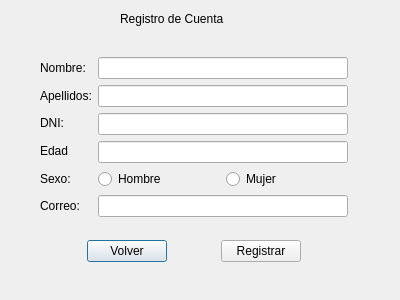
<?xml version="1.0" encoding="UTF-8"?>
<ui version="4.0">
 <class>registro</class>
 <widget class="QDialog" name="registro">
  <property name="geometry">
   <rect>
    <x>0</x>
    <y>0</y>
    <width>400</width>
    <height>300</height>
   </rect>
  </property>
  <property name="windowTitle">
   <string>Dialog</string>
  </property>
  <widget class="QLabel" name="title">
   <property name="geometry">
    <rect>
     <x>120</x>
     <y>10</y>
     <width>161</width>
     <height>18</height>
    </rect>
   </property>
   <property name="text">
    <string>Registro de Cuenta</string>
   </property>
  </widget>
  <widget class="QWidget" name="layoutWidget">
   <property name="geometry">
    <rect>
     <x>40</x>
     <y>40</y>
     <width>308</width>
     <height>241</height>
    </rect>
   </property>
   <layout class="QVBoxLayout" name="verticalLayout_3">
    <item>
     <layout class="QHBoxLayout" name="horizontalLayout">
      <item>
       <layout class="QVBoxLayout" name="verticalLayout">
        <item>
         <widget class="QLabel" name="nombreLabel">
          <property name="text">
           <string>Nombre:</string>
          </property>
         </widget>
        </item>
        <item>
         <widget class="QLabel" name="apellidoLabel">
          <property name="text">
           <string>Apellidos:</string>
          </property>
         </widget>
        </item>
        <item>
         <widget class="QLabel" name="dniLabel">
          <property name="text">
           <string>DNI:</string>
          </property>
         </widget>
        </item>
        <item>
         <widget class="QLabel" name="edadLabel">
          <property name="text">
           <string>Edad</string>
          </property>
         </widget>
        </item>
        <item>
         <widget class="QLabel" name="sexoLabel">
          <property name="text">
           <string>Sexo:</string>
          </property>
         </widget>
        </item>
        <item>
         <widget class="QLabel" name="correoLabel">
          <property name="text">
           <string>Correo:</string>
          </property>
         </widget>
        </item>
       </layout>
      </item>
      <item>
       <layout class="QVBoxLayout" name="verticalLayout_2">
        <item>
         <widget class="QLineEdit" name="nombreContaint"/>
        </item>
        <item>
         <widget class="QLineEdit" name="apellidoContaint"/>
        </item>
        <item>
         <widget class="QLineEdit" name="dniContaint"/>
        </item>
        <item>
         <widget class="QLineEdit" name="edadContaint"/>
        </item>
        <item>
         <layout class="QHBoxLayout" name="horizontalLayout_3">
          <item>
           <widget class="QRadioButton" name="hombreRadio">
            <property name="text">
             <string>Hombre</string>
            </property>
           </widget>
          </item>
          <item>
           <widget class="QRadioButton" name="mujerRadio">
            <property name="text">
             <string>Mujer</string>
            </property>
           </widget>
          </item>
         </layout>
        </item>
        <item>
         <widget class="QLineEdit" name="correoContaint"/>
        </item>
       </layout>
      </item>
     </layout>
    </item>
    <item>
     <layout class="QHBoxLayout" name="horizontalLayout_2">
      <item>
       <spacer name="horizontalSpacer">
        <property name="orientation">
         <enum>Qt::Horizontal</enum>
        </property>
        <property name="sizeHint" stdset="0">
         <size>
          <width>40</width>
          <height>20</height>
         </size>
        </property>
       </spacer>
      </item>
      <item>
       <widget class="QPushButton" name="backPush">
        <property name="text">
         <string>Volver</string>
        </property>
       </widget>
      </item>
      <item>
       <spacer name="horizontalSpacer_2">
        <property name="orientation">
         <enum>Qt::Horizontal</enum>
        </property>
        <property name="sizeHint" stdset="0">
         <size>
          <width>40</width>
          <height>20</height>
         </size>
        </property>
       </spacer>
      </item>
      <item>
       <widget class="QPushButton" name="registerPush">
        <property name="text">
         <string>Registrar</string>
        </property>
       </widget>
      </item>
      <item>
       <spacer name="horizontalSpacer_3">
        <property name="orientation">
         <enum>Qt::Horizontal</enum>
        </property>
        <property name="sizeHint" stdset="0">
         <size>
          <width>40</width>
          <height>20</height>
         </size>
        </property>
       </spacer>
      </item>
     </layout>
    </item>
   </layout>
  </widget>
 </widget>
 <resources/>
 <connections/>
</ui>
